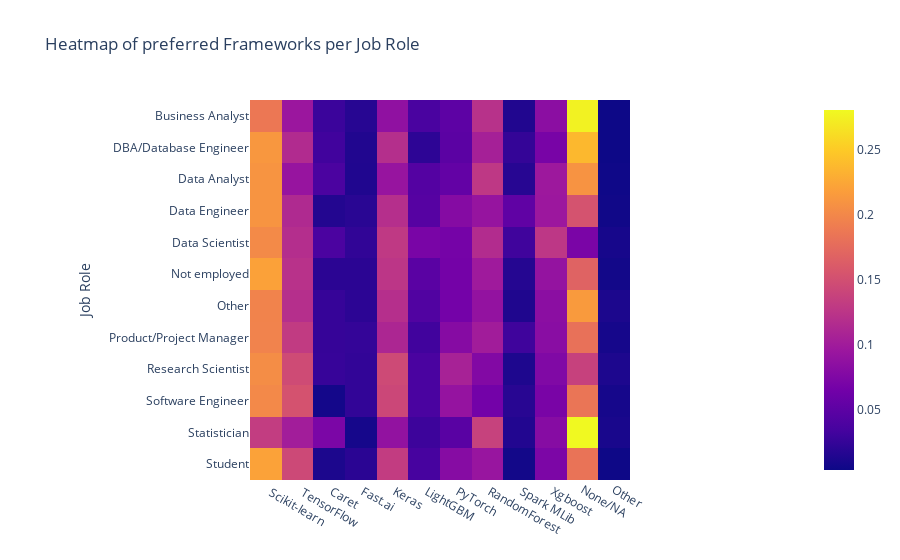

The notebook cell this image was saved under:
### Code cell
## Utwórz mapę cieplną powyższej ramki danych
px.imshow(frameworks_for_job_role_grouped, title="Heatmap of preferred Frameworks per Job Role")

### Figure 1 — Plotly figure (JSON) as saved in the notebook; plotly's stock layout.template omitted (floating-point values rounded to 4 significant figures; data arrays with more than 128 entries replaced by an {"elided": "..."} marker saying what was removed)
{"data": [{"coloraxis": "coloraxis", "hovertemplate": "x: %{x}<br>Job Role: %{y}<br>color: %{z}<extra></extra>", "name": "0", "type": "heatmap", "x": ["  Scikit-learn ", "  TensorFlow ", " Caret ", " Fast.ai ", " Keras ", " LightGBM ", " PyTorch ", " RandomForest", " Spark MLib ", " Xgboost ", "None/NA", "Other"], "xaxis": "x", "y": ["Business Analyst", "DBA/Database Engineer", "Data Analyst", "Data Engineer", "Data Scientist", "Not employed", "Other", "Product/Project Manager", "Research Scientist", "Software Engineer", "Statistician", "Student"], "yaxis": "y", "z": {"elided": "12x12 float values"}}], "layout": {"coloraxis": {"colorscale": [[0, "#0d0887"], [0.1111, "#46039f"], [0.2222, "#7201a8"], [0.3333, "#9c179e"], [0.4444, "#bd3786"], [0.5556, "#d8576b"], [0.6667, "#ed7953"], [0.7778, "#fb9f3a"], [0.8889, "#fdca26"], [1, "#f0f921"]]}, "title": {"text": "Heatmap of preferred Frameworks per Job Role"}, "xaxis": {"anchor": "y", "constrain": "domain", "domain": [0, 1], "scaleanchor": "y"}, "yaxis": {"anchor": "x", "autorange": "reversed", "constrain": "domain", "domain": [0, 1], "title": {"text": "Job Role"}}}}
